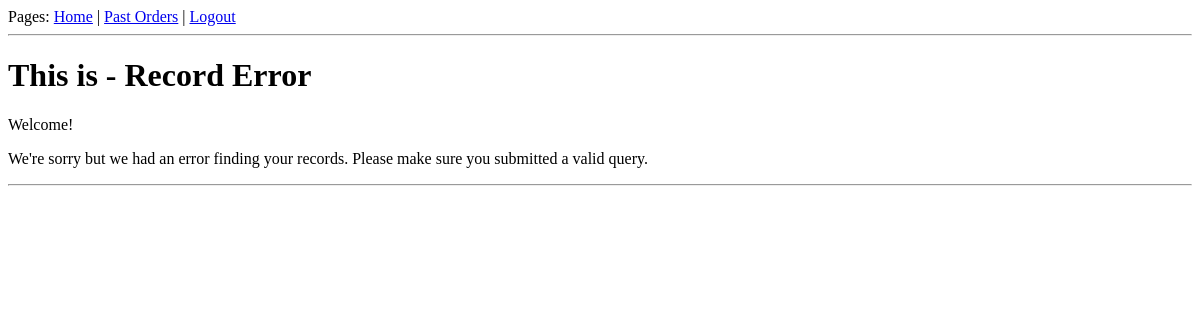
Before: /history (signed in) with the older database file.
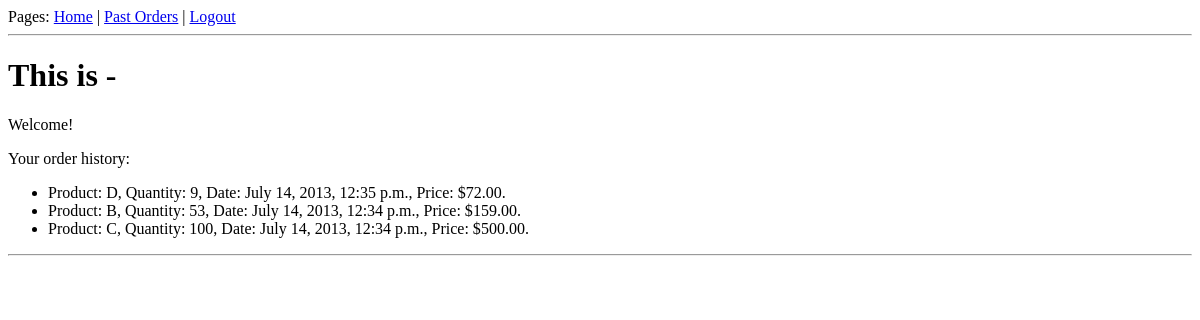
After: the same page with the newer database file.
### StoreDB/models.py (models this page shows, shortened)
class PurchaseRecord(models.Model):
    user_id = models.IntegerField()
    product_id = models.ForeignKey(Product)
    quantity = models.PositiveIntegerField()
    order_date = models.DateTimeField()
    bill = models.DecimalField(max_digits=8, decimal_places=2)
    paid = models.BooleanField()
    fulfilled = models.BooleanField()

class Product(models.Model):
    name = models.CharField(max_length=100)
    desc = models.CharField(max_length=1000)
    unit_price = models.DecimalField(max_digits=8, decimal_places=2)
    date_added = models.DateField()
    def __unicode__(self):
        return self.name

### OGHW/views.py (the view)
# urls.py: url(r'history', 'history'),                          # order history page
def history(request):                   # shows all entries of PurchaseRecord for given userid
    try:
        int(request.user.id)
        order_history = PurchaseRecord.objects.filter(user_id=request.user.id).order_by('-order_date')
        c = {'user': request.user, 'orders': order_history}
        return render(request, 'history.html', c)
    except:
        return render(request, 'record_error.html')

### OGHW/templates/history.html (shortened to what this page needs)
{% extends "base.html" %}
{% block content %}
<p> Your order history: </p>
<ul>
{% for order in orders %}
    <li>Product: {{ order.product_id }}, Quantity: {{ order.quantity }}, Date: {{ order.order_date }}, Price: ${{order.bill}}.</li>
{% endfor %}
</ul>
{% endblock %}

Changed rows visible on the page:
now on this page (row edited): PurchaseRecord: product_id "D", quantity "9", order_date "July 14, 2013, 12:35 p.m.", bill "72.00"
now on this page (row edited): PurchaseRecord: product_id "B", quantity "53", order_date "July 14, 2013, 12:34 p.m.", bill "159.00"
now on this page (row edited): PurchaseRecord: product_id "C", quantity "100", order_date "July 14, 2013, 12:34 p.m.", bill "500.00"
Other visible differences:
text no longer shown: "Record Error We're sorry but we had an error finding your records. Please make sure you submitted a valid query."
text now shown: "Your order history:"
